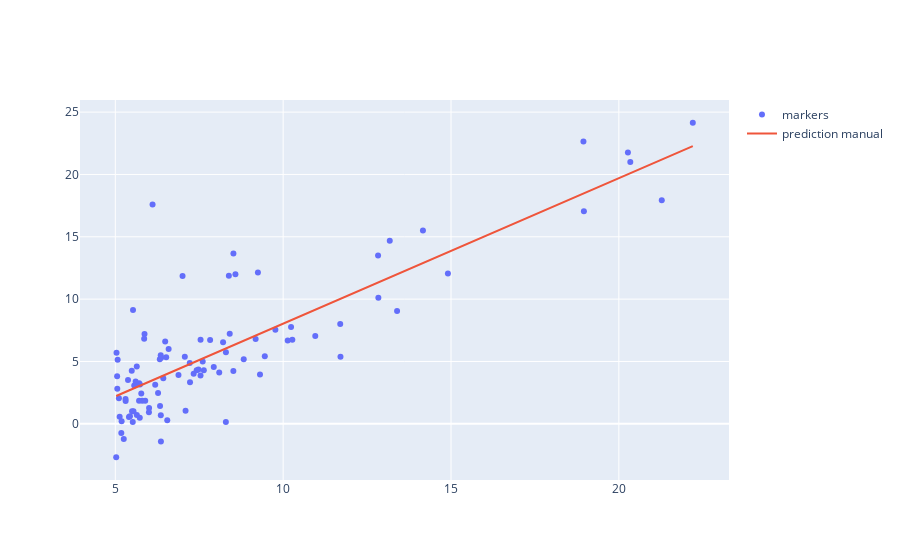

The cell this chart's notebook holds for it:
### Code cell
fig = go.Figure()
fig.add_trace(go.Scatter(x=x, y=y.T[0],
                    mode='markers',
                    name='markers'))
fig.add_trace(go.Scatter(x=x, y=prediction,
                    mode='lines',
                    name='prediction manual'))
